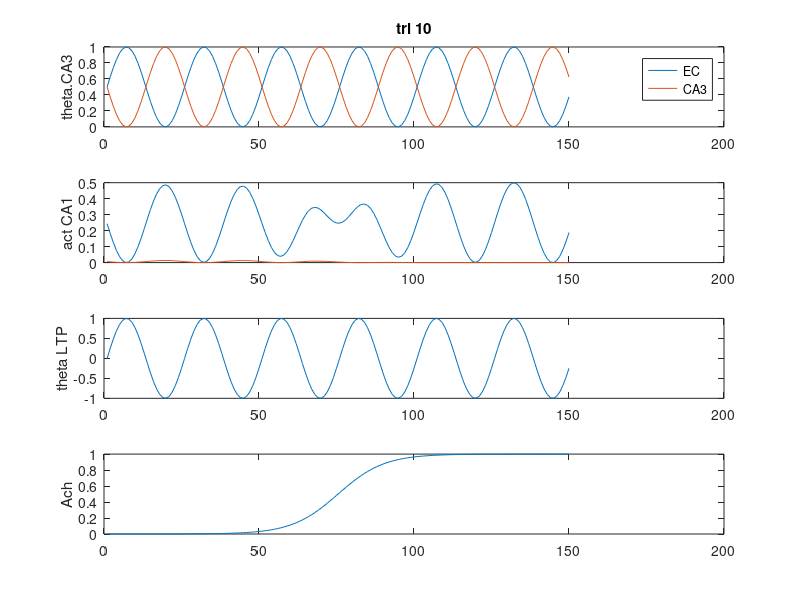
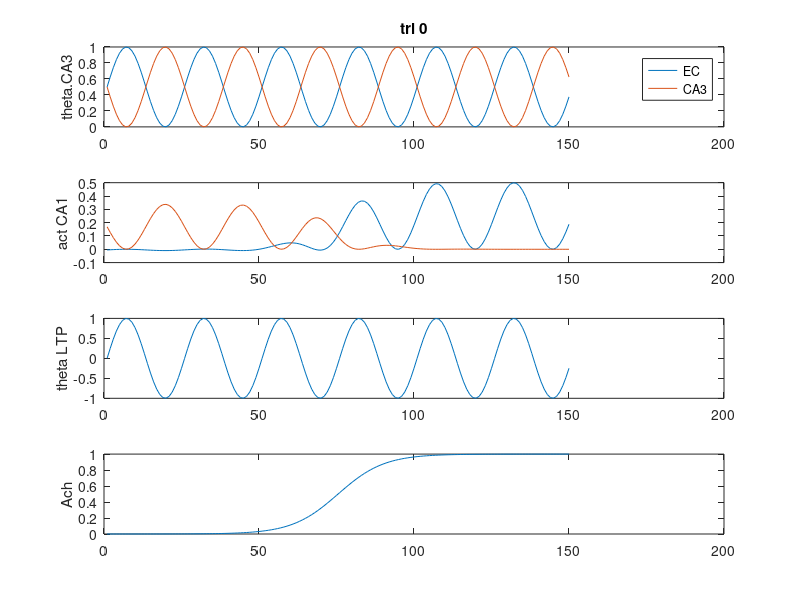

Here is the MATLAB script that generated these plots, in order:
function [] = hasselmo9402_working()
% hasselmo_2002 theta model


%todo: 
% add plots for ca3 and ec activity - done
% add ach to the model - done
% make a struct to hold data? - done

% can we get EC and CA3 activity separated?
% Learning? - simple vector forgeting? TMaze? 
% OLM switch? 
% show that hasselmo is wrong
% add the anon funct to other areas

clear all;
dbstop if error;

%% runtime parameters
p.nTrls = 10;
p.nTSteps = 25;
p.nCA1cells = 2;
p.nCA3cells = 3;
p.nECcells = 2;

p.dt = 0.005; % Default = 5 ms
p.thF = 8; % Default = 8 Hz
p.nCycles = 6; % How many cycles would we like per trial. Default = 6? 
p.stepsPerCycle = ceil(((1/p.thF)/p.dt));
p.phaseStep = (2*pi)/p.stepsPerCycle; % number of radians to increment theta phase by for each time steps
p.k = .5; % Max synaptic growth. Default = .5
p.lrate = 0.01; % learning rate, per Ehren's experiment
p.thetaScale = 1; % X from Hasselmo et al. 2002, p 799
% [0 to 1] smaller means theta has less effect on functional strength
% paper is vague about whether different values are used for the different
% layers (CA3 vs EC), for now we'll assume that it is a single fixed
% parameter. Default = 1?

% allocate arrays
a.CA1 = nan(p.nCA1cells,p.nTSteps);
a.CA3 = nan(p.nCA3cells,p.nTrls); 
a.EC  = nan(p.nECcells, p.nTrls);
w.CA3 = eye(p.nCA1cells, p.nCA3cells);
w.EC  = eye(p.nCA1cells, p.nECcells); % identity matrix p.801
tempXprod = nan(p.nCA1cells,p.nCA3cells,p.stepsPerCycle);



%% Task 

% 


stage = 1;

% for each trial, run the theta model 
for trl = 1:p.nTrls
  % initialize first timestep
  % NOTE: THESE NEED TO BE SET FOR EACH PHASE OF THE TASK, TRL
  a.CA3(:,1) = [1; 1; 0]; % rand(p.nCA3cells,1) > .5;
  a.EC(:,1)  = [1; 0]; % rand(p.nECcells, 1) > .5;
  
  % run the model
  [a, tempXprod, pha, theta] = runTheta(a,w,tempXprod,p,stage);
  
  % compute weight updates after each theta cycle
  dw.CA3(:,:) = sum(tempXprod,3);
  
  fprintf('\nTrial %i\n',trl);
  if any(isnan(dw.CA3)), keyboard, end % Just in case something goes wrong...
  %w.CA3, dw.CA3
  w.CA3 = w.CA3 + p.lrate .* dw.CA3; %   w.CA3 = w.CA3 + dw.CA3;
  w.CA3 = min(w.CA3, p.k);
  %w.CA3
  
  if trl == p.nTrls, plotStateVariables(theta,a,pha, trl); end
  
end



%keyboard

fprintf('Test initial learning\n');
a.CA3(:,1) = [0; 1; 0]; % rand(p.nCA3cells,1) > .5;
[a, tempXprod, pha, theta] = runTheta(a,w,tempXprod,p,stage);
trl = 0;
if 1, plotStateVariables(theta,a,pha, trl); end

keyboard;
end 


function [a,tempXprod, pha, theta] = runTheta(a,w,tempXprod,p,stage)
  
  % allocate phase and theta params
  pha.EC = nan(p.nTSteps,1);   theta.EC = nan(p.nTSteps,1);
  pha.CA3 = nan(p.nTSteps,1);  theta.CA3 = nan(p.nTSteps,1);
  pha.LTP = nan(p.nTSteps,1);  theta.LTP = nan(p.nTSteps,1);

  
  pha.EC(1)  = 0;    theta.EC(1)  = (p.thetaScale/2) * sin(pha.EC(1))  + (1-(p.thetaScale/2));
  pha.CA3(1) = pi;   theta.CA3(1) = (p.thetaScale/2) * sin(pha.CA3(1)) + (1-(p.thetaScale/2));
  pha.LTP(1) = 0;    theta.LTP(1) = sin(pha.LTP(1));
  
  % initialize CA1 activity
  %a.CA1(:,1) = ((theta.EC(1) .* w.EC) * a.EC(:,stage)) + ((theta.CA3(1) .* w.CA3) * a.CA3(:,1)); % eq 2.4 p.799
  %p.nCycles = 10;
  %pha.AChLvls = linspace(1,0,p.nCycles*p.stepsPerCycle); % add acetylcholine (linear)
  AchPut = linspace(-10,10,p.nCycles*p.stepsPerCycle);
  pha.AChLvls = sigmoid(AchPut);
  % .64 C_theta (equ 5) Cr = .8 Cl = ? 
  Cr = 1; Cl = .5; % These need to be updated to control for individual dynamics in CA3 vs EC 
  updateEC3 = @(ACh,Cl,theta,w,a) (ACh*Cl) * ((theta.*w) * a);
  updateCA3 = @(ACh,Cr,theta,w,a) (1 - ACh*Cr) * ((theta.*w) * a);
  
  % after new updating func
%  syn.EC3(:,1) = (1 - pha.AChLvls(1)*Cl) * ((theta.EC(1) .* w.EC) * a.EC(:,stage)); % fix one minus
%  syn.CA3(:,1) = (1 - pha.AChLvls(1)*Cr) * ((theta.CA3(1) .* w.CA3) * a.CA3(:,stage));
  
  syn.EC3(:,1) = updateEC3(pha.AChLvls(1),Cl,theta.EC(1),w.EC,a.EC(:,stage));
  syn.CA3(:,1) = updateCA3(pha.AChLvls(1),Cr,theta.CA3(1),w.CA3,a.CA3(:,stage));

  a.CA1(:,1) = syn.EC3(:,1) + syn.CA3(:,1); % eq 2.4 p.799

  tempXprod(:,:,1) = (theta.LTP(1) .* a.CA1(:,1)) * a.CA3(:,stage)';
  % run one theta cycle
  for t = 2:p.nCycles*p.stepsPerCycle
    
    % phasic input
    pha.EC(t)  = pha.EC(t-1)  + p.phaseStep;  theta.EC(t)  = (p.thetaScale/2) * sin(pha.EC(t))  + (1-(p.thetaScale/2));  % eq 2.2 p.799
    pha.CA3(t) = pha.CA3(t-1) + p.phaseStep;  theta.CA3(t) = (p.thetaScale/2) * sin(pha.CA3(t)) + (1-(p.thetaScale/2));  % eq 2.3 p.799
    pha.LTP(t) = pha.LTP(t-1) + p.phaseStep;  theta.LTP(t) = sin(pha.LTP(t));                                            % eq 2.5 p.799
    
    %a.CA1 = w.EC .* a.EC + w.CA3 .* a.CA3; % eq 2.1
    %a.CA1(:,t) = ((theta.EC(t) .* w.EC) * a.EC(:,stage)) + ((theta.CA3(t) .* w.CA3) * a.CA3(:,stage)); % eq 2.4 p.799
    
    % after the new updating function was written
    syn.EC3(:,t) = (pha.AChLvls(t)*Cl) * ((theta.EC(t) .* w.EC) * a.EC(:,stage));
    syn.CA3(:,t) = (1 - pha.AChLvls(t)*Cr) * ((theta.CA3(t) .* w.CA3) * a.CA3(:,stage));
    
    % why does this break it?
%     syn.EC3(:,t) = updateEC3(pha.AChLvls(1),Cl,theta.EC(1),w.EC,a.EC(:,stage));
%     syn.CA3(:,t) = updateCA3(pha.AChLvls(1),Cr,theta.CA3(1),w.CA3,a.CA3(:,stage));
%     
    a.CA1(:,t) = syn.EC3(:,t) + syn.CA3(:,t); % eq 2.4 p.799

    tempXprod(:,:,t) = (theta.LTP(t) .* a.CA1(:,t)) * a.CA3(:,stage)';
    
  end
  
  modEC = reshape(syn.EC3,2,[])';
  modCA3 = reshape(syn.CA3,2,[])';
  
  if 0
    keyboard
    
    figure; hold on;
    time = linspace(0, 1000, size(reshape(syn.EC3,2,[])',1));
    plot(time,modEC);
    plot(time,modCA3);
    xlim([0,max(time)]);
    
    figure;
    plot(time, modEC+modCA3)
    
  end
  
end

function plotStateVariables(theta,a,pha,trl)
    figure;
    subplot(4,1,1);
    hold off; plot(theta.EC)
    hold on; plot(theta.CA3)
    ylabel('theta.CA3');
    legend('EC','CA3'); ylim([0 1]);
    %title(['End of training']);
    title(['trl ', num2str(trl)])
    
    subplot(4,1,2);
    plot(a.CA1');
    ylabel('act CA1');
    
    subplot(4,1,3);
    plot(theta.LTP)
    ylabel('theta LTP');
    
    subplot(4,1,4);
    plot(pha.AChLvls)
    ylabel('Ach');
end

function y = sigmoid(x)
y = 1.0 ./ (1 + exp(-x));
end
%%
